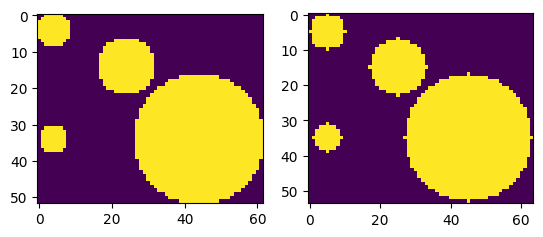
#> input picture _images/03f4f6524541379f0e00e2635144483b31cd8da9df506c1e32c24af857e74aa2.png, 543 x 237 px
$ python -i __mio__.py   (imports and definitions only)
#> lines starting #> are read from the running program, lines starting #| are printed output that depends on the picture; after the words box and inside, x2 and y2 are one past the last pixel; in counts of white or black regions, pixels touching at a corner belong together
import sys
import scipy as sp
import scipy.ndimage as spim
from collections import namedtuple
import matplotlib.pyplot as plt


class MorphologicalImageOpenning(object):
    r"""
    """
    def __init__(self, image):
        super().__init__()
        image = sp.atleast_3d(image)
        self.image = sp.array(image, dtype=bool)

    # [5 lines left out: function add_walls, not called in this run]

    def run(self, npts=20, sizes=None):
        self._make_dt()
        if npts is not None:
            sizes = sp.logspace(sp.log10(sp.amax(self._imdt)), 0.1, npts)
        self._make_seeds(sizes=sizes)
        imresults = sp.zeros(sp.shape(self.image))
        print('Dilating seeds')
        print('0%|'+'-'*len(sizes)+'|100%')
        print('  |', end='')
        for r in sizes:
            print('.', end='')
            sys.stdout.flush()
            im = self._dilate_seeds(im_seeds=self._imseeds, radius=r)
            imresults[(imresults == 0) * im] = r
        print('')
        self._iminv = imresults

    # [47 lines left out: functions get_drainage_data, plot_drainage_curve, get_fluid_image, not called in this run]

    def _make_dt(self):
        print('Calculating distance transform...', end='')
        sys.stdout.flush()
        self._imdt = spim.distance_transform_edt(self.image)
        print('complete')

    def _make_seeds(self, sizes):
        imresults = sp.zeros(sp.shape(self.image))
        print('Making seed array')
        print('0%|'+'-'*len(sizes)+'|100%')
        print('  |', end='')
        for r in sizes:
            print('.', end='')
            sys.stdout.flush()
            imseed = self._imdt > r
            # Trim clusters not connected in invading face(s)
            imlabels = spim.label(imseed)[0]
            inlets = []
            if sp.shape(self.image)[0] > 1:
                inlets.extend(sp.unique(imlabels[[0, -1], :, :]))
            if sp.shape(self.image)[1] > 1:
                inlets.extend(sp.unique(imlabels[:, [0, -1], :]))
            if sp.shape(self.image)[2] > 1:
                inlets.extend(sp.unique(imlabels[:, :, [0, -1]]))
            inlets = sp.unique(inlets)[1:]
            imseed = sp.in1d(imlabels, inlets)
            imseed = sp.reshape(imseed, sp.shape(self.image))
            imresults[(imresults == 0) * (imseed)] = r
        print('|')
        self._imseeds = imresults

    def _dilate_seeds(self, im_seeds, radius):
        im = spim.distance_transform_edt(~(im_seeds >= radius)) <= radius
        return im

    # [13 lines left out: functions _make_strel, _dilate_seeds2, not called in this run]

>>> import cv2
>>> picture = cv2.imread('../_images/03f4f6524541379f0e00e2635144483b31cd8da9df506c1e32c24af857e74aa2.png', cv2.IMREAD_GRAYSCALE)
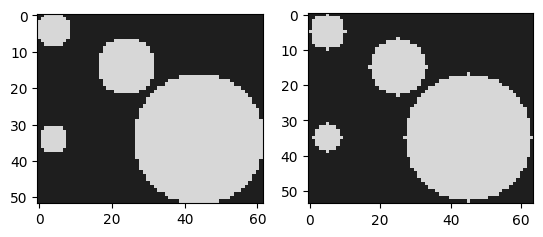
#> picture: shape (237, 543); min 0, max 255, mean 150.2
>>> result = MorphologicalImageOpenning(picture).run()
#> in __init__, `self.image = sp.array(image, dtype=bool)`:
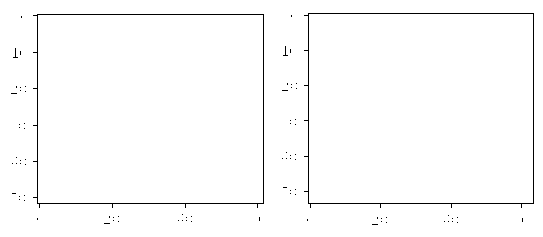
#> self.image: shape (237, 543, 1) bool; 98.5% white; black in thin lines or dots, all inside (x1, y1, x2, y2) = (11, 13, 534, 225)
#> in _make_dt, `self._imdt = spim.distance_transform_edt(self.image)`:
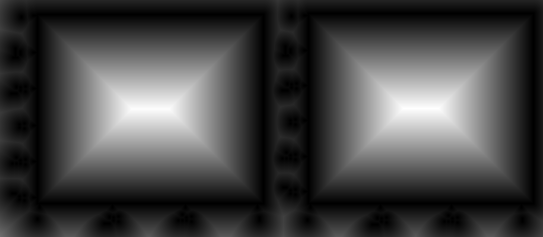
#> self._imdt: shape (237, 543, 1) float64; min 0, max 95, mean 25.7; drawn with min black and max white
#> in run, `sizes = sp.logspace(sp.log10(sp.amax(self._imdt)), 0.1, npts)`: sizes = 20 values, max 95 at index 0, min 1.26 at index 19, mean 23.09
#| 0%|--------------------|100%
#> the loop in _make_seeds, `for r in sizes:` made 20 passes
#> r on passes 1, 2, 3, 4, 12, 13, 14, 15, 16, 17, 18, 19: 95, 75.67, 60.27, 48, 7.77, 6.19, 4.93, 3.93, 3.13, 2.49, 1.98, 1.58
#> (r, inlets) on passes 5 to 10: (38.23, [3]), (30.45, [3, 4, 5, 6, 7, 8, 9]), (24.25, [1, 4, 5, 6, 7, 8, 9, 10, 11, 12]), (19.32, [1, 2, 5, 6, 7, 8, 9, 10, 11, 12, 13, 14, 15, 16]), (15.39, [1, 2, 3, 4, 10, 11, 15, 16, 17, 18, 19, 20, 21]), (12.25, [1, 5, 7, 9, 10])
#> after the loop in _make_seeds, `for r in sizes:`:
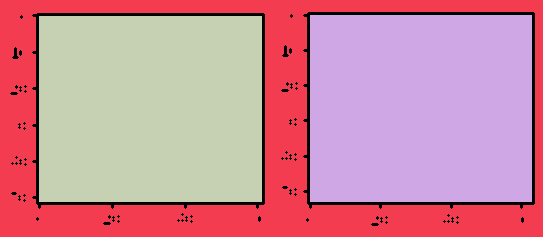
#> imlabels: shape (237, 543, 1) int32; 4 distinct labels, from 0 to 3; one colour per label, 0 black
#> after the loop in _make_seeds, `for r in sizes:`:
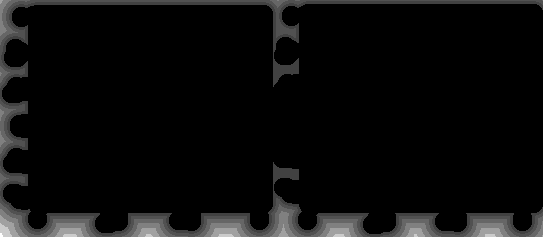
#> imresults: shape (237, 543, 1) float64; min 0, max 38.23, mean 1.8; drawn with min black and max white
#> in run, `imresults = sp.zeros(sp.shape(self.image))`: imresults: shape (237, 543, 1) float64; every value is 0
#| 0%|--------------------|100%
#> the loop in run, `for r in sizes:` made 20 passes
#> r on passes 1 to 12: 95, 75.67, 60.27, 48, 38.23, 30.45, 24.25, 19.32, 15.39, 12.25, 9.76, 7.77
#> pass 1, in _dilate_seeds, `im = spim.distance_transform_edt(~(im_seeds >= radius)) <= radius`:
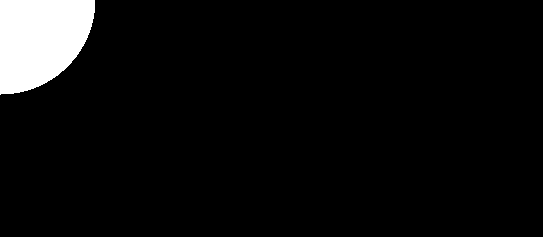
#> im: shape (237, 543, 1) bool; 5.5% white; 1 white region, box (x1, y1, x2, y2) and area: (0, 0, 95, 95) 7086
#> after the loop in run, `for r in sizes:`:
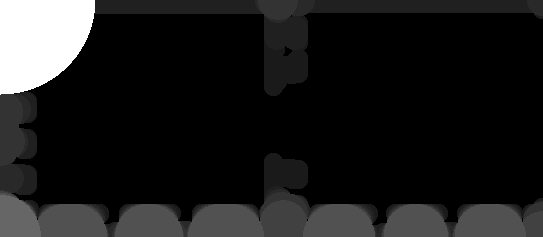
#> imresults: shape (237, 543, 1) float64; min 0, max 95, mean 10.5; drawn with min black and max white

$ run again, on _images/04e9a87f51cf09d7ad5b8844e81eff395465496a913c4a1f24c997166574ead9.png
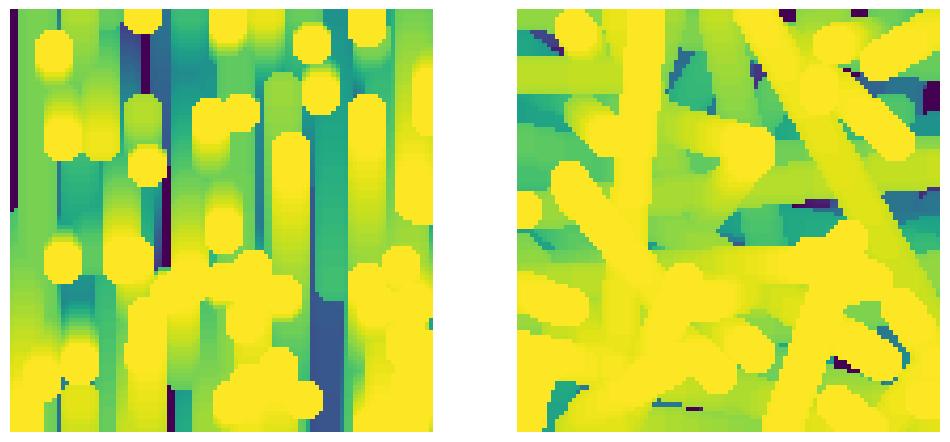
#> input picture _images/04e9a87f51cf09d7ad5b8844e81eff395465496a913c4a1f24c997166574ead9.png, 950 x 442 px
#> self.image: shape (442, 950, 1) bool; every value is 1
#> sizes = 20 values, max 1046.9 at index 0, min 1.26 at index 19, mean 175.5
#| 0%|--------------------|100%
#> the loop in _make_seeds, `for r in sizes:` made 20 passes
#> r on passes 1 to 8: 1046.9, 734.9, 515.9, 362.1, 254.2, 178.4, 125.3, 87.93
#> (printed output is left out)
#> pass 2, in _make_seeds, `imseed = self._imdt > r`:
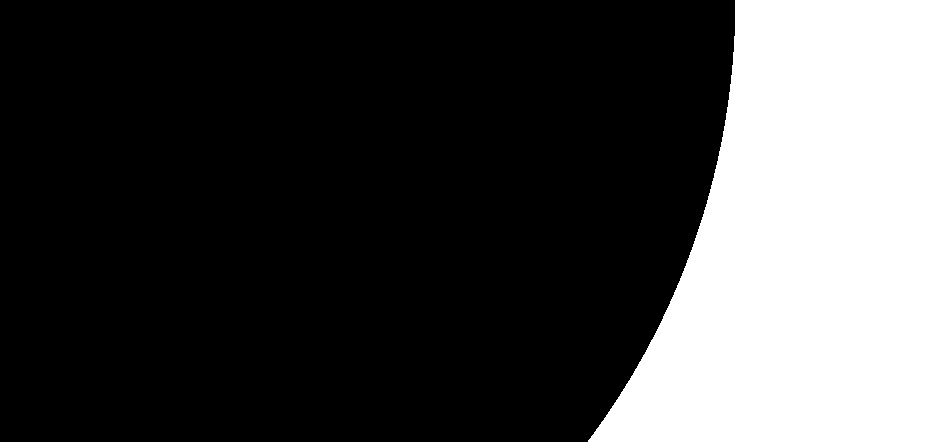
#> imseed: shape (442, 950, 1) bool; 27.6% white; 1 white region, box (x1, y1, x2, y2) and area: (588, 0, 950, 442) 115752
#> after the loop in _make_seeds, `for r in sizes:`:
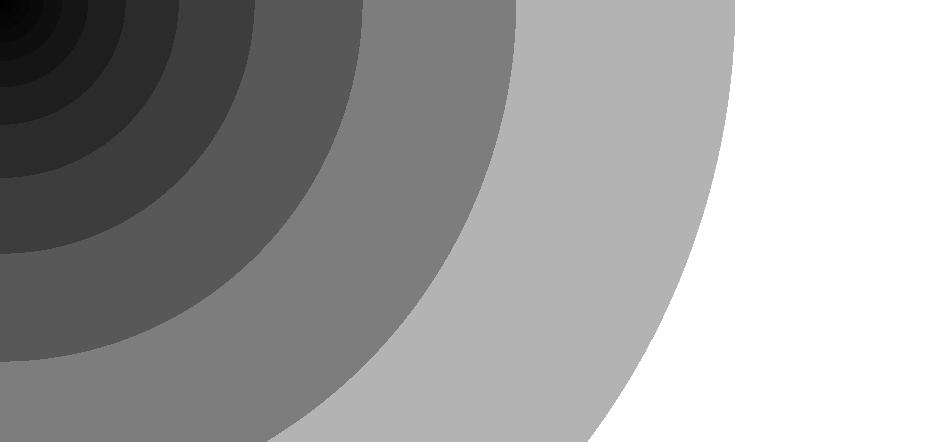
#> imresults: shape (442, 950, 1) float64; min 0, max 734.9, mean 464.1; drawn with min black and max white
#| 0%|--------------------|100%
#> the loop in run, `for r in sizes:` made 20 passes
#> (printed output is left out)

$ run again, on _images/05f15ad468bf169b89c5a860d9916db54d58a9d1dd04eb195ffa90284509e873.png
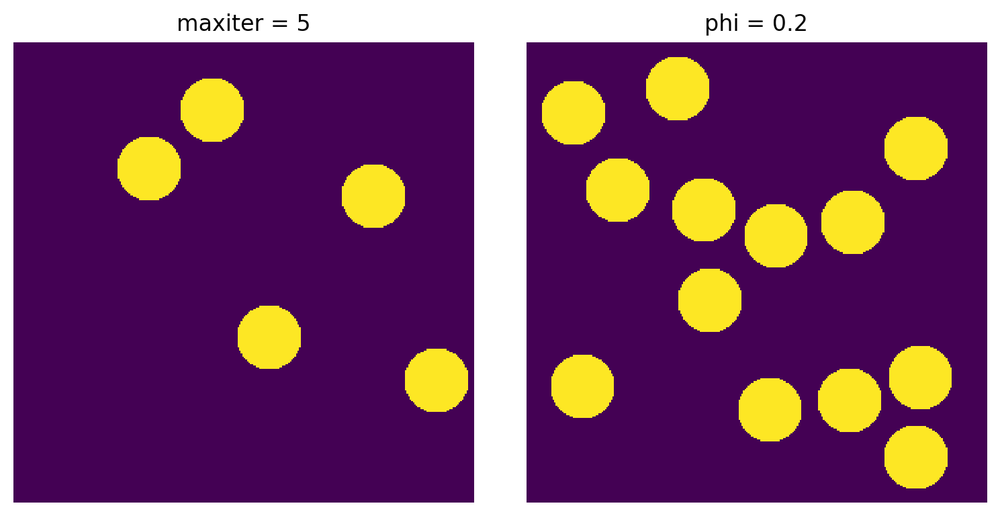
#> input picture _images/05f15ad468bf169b89c5a860d9916db54d58a9d1dd04eb195ffa90284509e873.png, 1000 x 516 px, shrunk from 1489 x 768 before the run
#> self.image: shape (516, 1000, 1) bool; 100% white; black in thin lines or dots, all inside (x1, y1, x2, y2) = (179, 14, 805, 35)
#> sizes = 20 values, max 526.3 at index 0, min 1.26 at index 19, mean 96.52
#| 0%|--------------------|100%
#> the loop in _make_seeds, `for r in sizes:` made 20 passes
#> (r, inlets) on passes 1 to 8: (526.3, [1]), (383.1, [1]), (278.8, [1]), (202.9, [1]), (147.7, [1]), (107.5, [1]), (78.25, [1]), (56.95, [1])
#> (printed output is left out)
#> after the loop in _make_seeds, `for r in sizes:`:
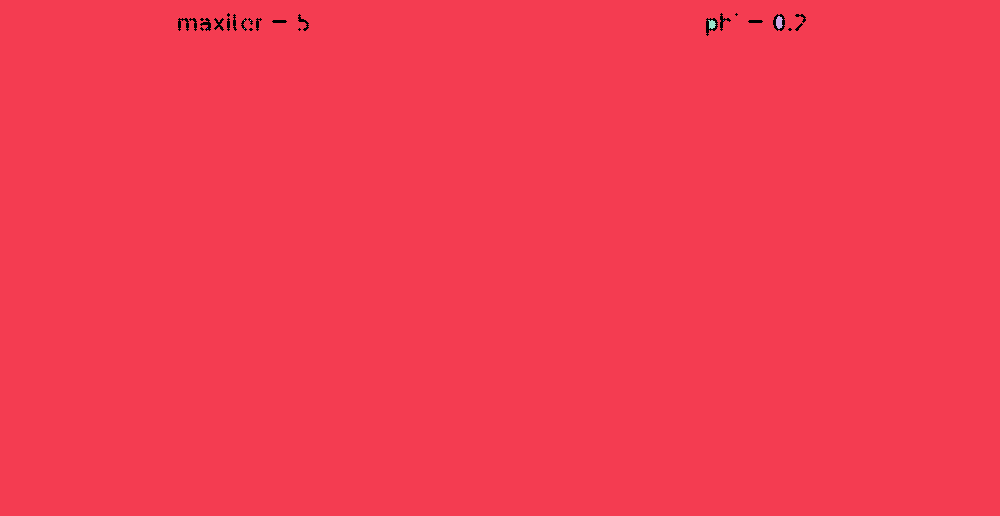
#> imlabels: shape (516, 1000, 1) int32; 9 distinct labels, from 0 to 8; one colour per label, 0 black
#| 0%|--------------------|100%
#> the loop in run, `for r in sizes:` made 20 passes
#> r on passes 1 to 8: 526.3, 383.1, 278.8, 202.9, 147.7, 107.5, 78.25, 56.95
#> (printed output is left out)
#> after the loop in run, `for r in sizes:`:
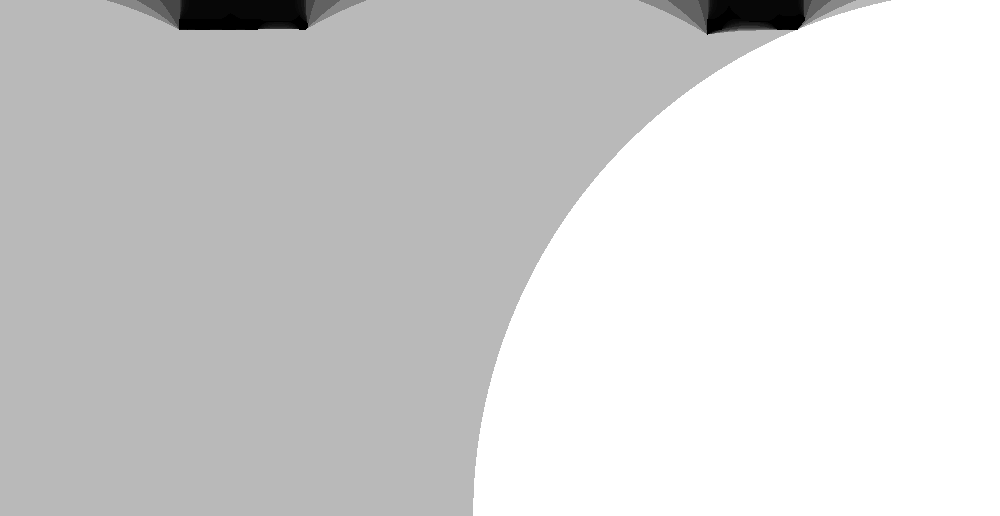
#> imresults: shape (516, 1000, 1) float64; min 0, max 526.3, mean 437.6; drawn with min black and max white

$ run again, on _images/075e9b4a2da57e9e7cffeeb353a223c351db688bd8a955c276b02b0f939a5c6d.png
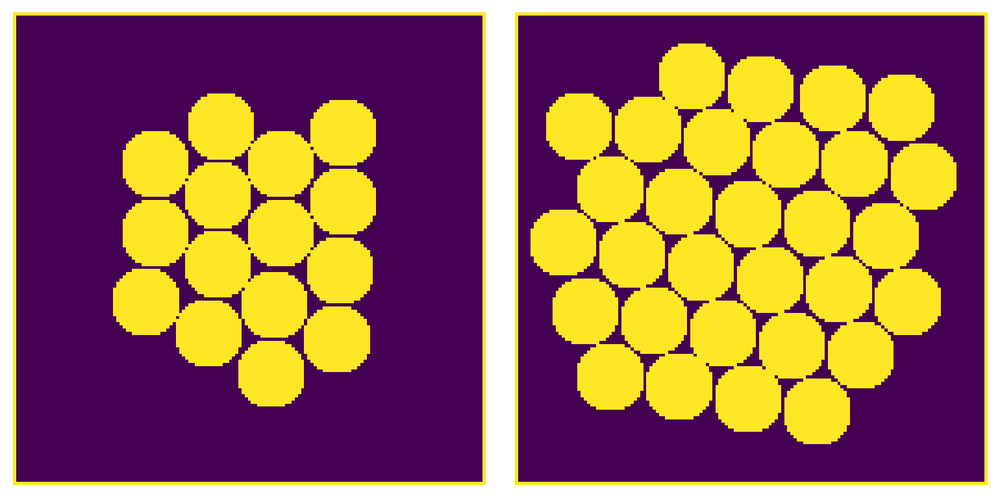
#> input picture _images/075e9b4a2da57e9e7cffeeb353a223c351db688bd8a955c276b02b0f939a5c6d.png, 1000 x 498 px, shrunk from 1540 x 767 before the run
#> self.image: shape (498, 1000, 1) bool; every value is 1
#> sizes = 20 values, max 1116.2 at index 0, min 1.26 at index 19, mean 185.7
#| 0%|--------------------|100%
#> the loop in _make_seeds, `for r in sizes:` made 20 passes
#> r on passes 1 to 8: 1116.2, 780.9, 546.3, 382.2, 267.4, 187.1, 130.9, 91.57
#> (printed output is left out)
#> after the loop in _make_seeds, `for r in sizes:`:
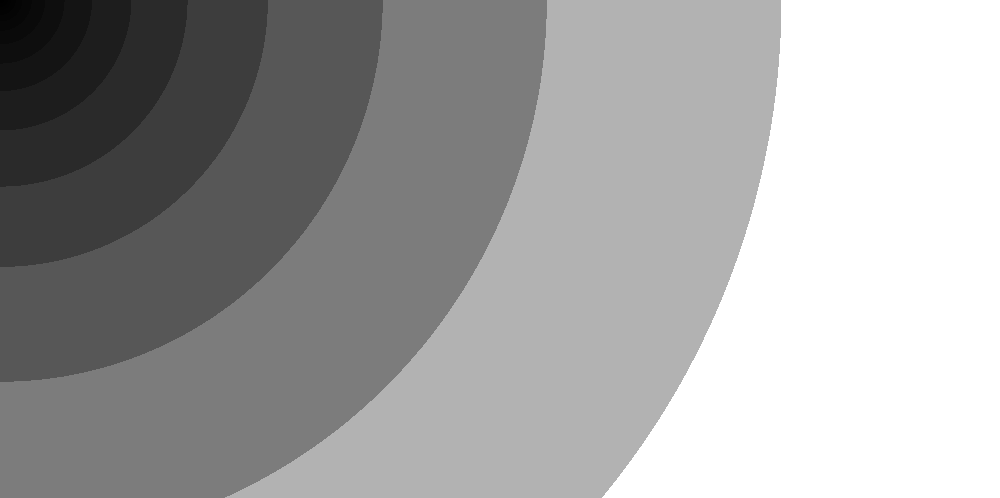
#> imresults: shape (498, 1000, 1) float64; min 0, max 780.9, mean 495.9; drawn with min black and max white
#| 0%|--------------------|100%
#> the loop in run, `for r in sizes:` made 20 passes
#> (printed output is left out)
